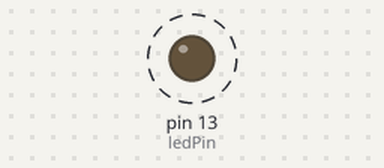
Bench run of a sketch on a simulated Arduino Uno, built with avr-gcc and run on an emulated ATmega328P. Shown: output pins drawn as LEDs (lit = HIGH). Dashed ring = blinking. What the sketch prints to the serial monitor is not drawn.

Above: at 0.5 s.
Timing chart, 0 to 4.7 s (numbered marks = the images above):
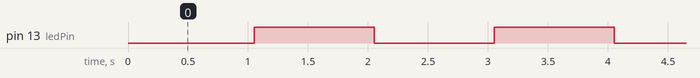

The sketch:

led.ino
```cpp
const int ledPin = 13;

bool ledStatus = false;

void init_device()
{
	Serial.begin(9600);
}

void init_pin()
{
	pinMode(ledPin, OUTPUT);
	delay(50);
}

void setup()
{
	init_device();
	init_pin();
	Serial.println("Led Testing");
}

void loop()
{
	digitalWrite(ledPin, ledStatus);
	delay(1000);
	ledStatus = !ledStatus;
}
```

Measured:
- by itself, pin 13 (ledPin): alternates HIGH for 1.0 s and LOW for 1.0 s
